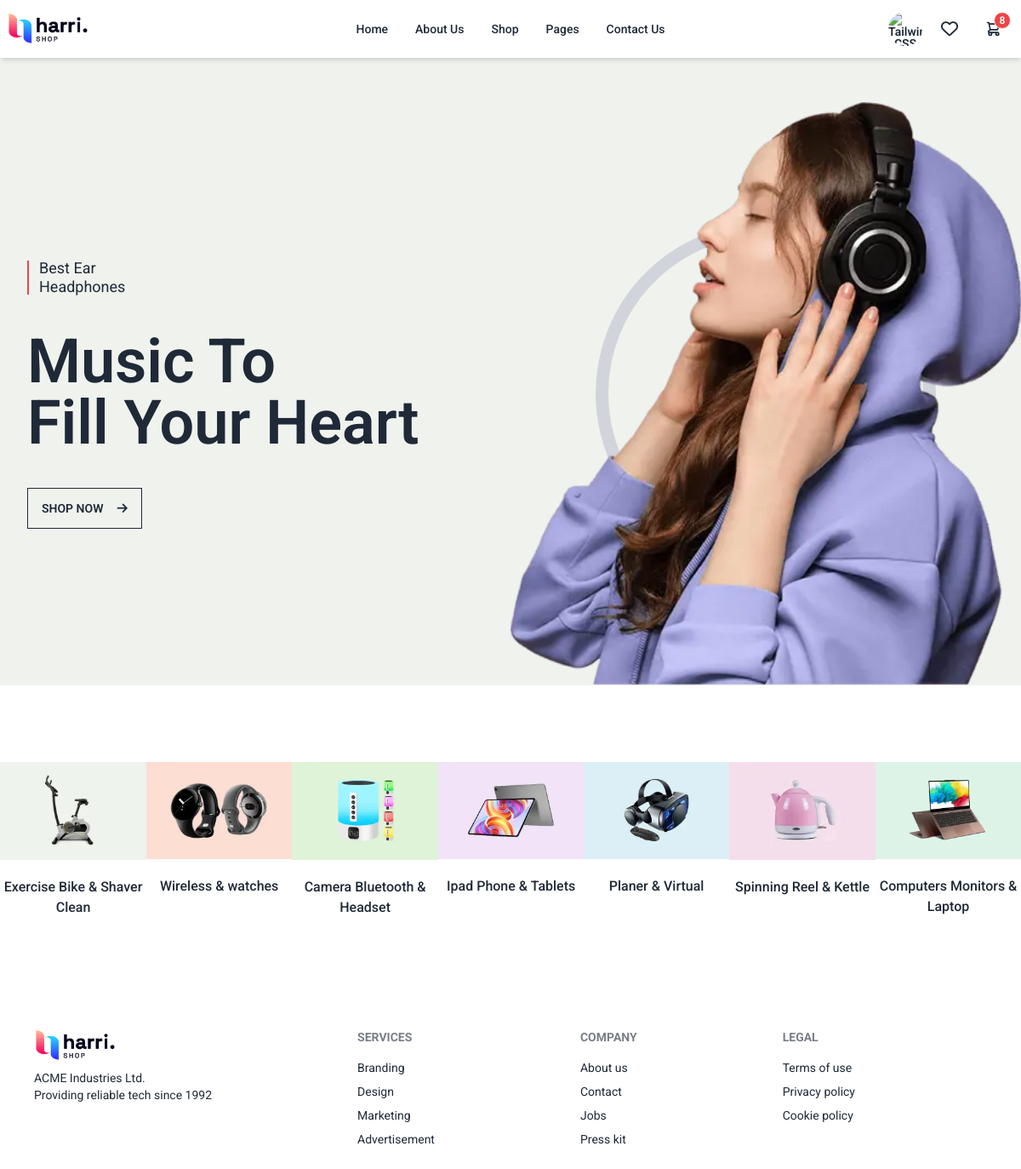
The app's page / (signed in) with its own data.
### ProductCategory/models.py (models this page shows, shortened)
class Category(models.Model):
    category_name = models.CharField(max_length=100, unique=True)
    image_path = models.ImageField(upload_to="category_img") # MEDIA_ROOT/category_img
    created_at = models.DateTimeField(auto_now_add=True)
    updated_at = models.DateTimeField(auto_now=True)

### Home/views.py (the view)
# urls.py: path('', home, name="home"),
def home(request):
    categories = Category.objects.all()
    dict = {
        "title": "Home Page",
        "categories": categories
    }
    print(request.user.is_authenticated)
    return render(request, 'Home/home.html', context=dict)

### Home/templates/Home/home.html (shortened to what this page needs)
{% extends "layouts/main_layout.html" %}
{% load static %}
{% block content %}
<section class="bg-[#F0F2EE]">
  <div class="card lg:card-side max-w-screen-xl mx-auto pt-[120px]">
    <div class="card-body basis-[50%] justify-center items-start gap-10">
        <div class="flex items-center gap-3">
            <div class="h-[40px] w-[2px] bg-red-500"></div>
            <p class="text-lg leading-tight">Best Ear<br>Headphones</p>
        </div>
      <h2 class="card-title text-7xl">Music To <br> Fill Your Heart</h2>
      <button class="btn btn-outline rounded-none transition-all duration-300 ease-in-out hover:text-white hover:-translate-y-1 hover:shadow-lg animate-pulse">
        SHOP NOW
        <i class="fa-solid fa-arrow-right ml-2 animate-bounce"></i>
      </button>
    </div>
    <figure class="basis-[50%] relative flex items-center justify-center">
        <img class="h-auto relative z-10" src="{% static 'Home/images/banner-img.webp' %}" alt="Headphones" />
    </figure>
  </div>
</section>
<section class="relative w-full glide-02 max-w-screen-xl mx-auto my-[90px] cursor-pointer">
  <div class="overflow-hidden" data-glide-el="track">
      <div class="relative w-full overflow-hidden p-0 whitespace-no-wrap flex flex-no-wrap [backface-visibility: hidden] [transform-style: preserve-3d] [touch-action: pan-Y] [will-change: transform]">
        {% for category in categories %}
        <div>
          <div class="card bg-base-100 rounded-none">
            <figure>
              <img class="w-full"
                src="{{ category.image_path.url }}"
                alt="Shoes" />
            </figure>
              <h2 class="text-center font-medium mt-5">
                {{ category.category_name }}
              </h2>
          </div>
        </div>
        {% endfor %}
      </div>
  </div>
{% endblock content %}

### templates/layouts/main_layout.html (style rules this page uses)
body { font-family: "Roboto", sans-serif; }

### records on screen
Category: image_path (picture), category_name "Exercise Bike & Shaver Clean"
Category: image_path (picture), category_name "Wireless & watches"
Category: image_path (picture), category_name "Camera Bluetooth & Headset"
Category: image_path (picture), category_name "Ipad Phone & Tablets"
Category: image_path (picture), category_name "Planer & Virtual"
Category: image_path (picture), category_name "Spinning Reel & Kettle"
Category: image_path (picture), category_name "Computers Monitors & Laptop"
